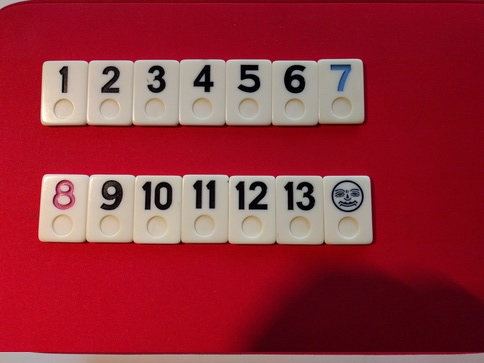
#> input picture examples/all.jpg, 484 x 363 px
$ python Main.py --image examples/all.jpg --mode deck --canon_dir examples   (older library calls are emulated)
#> lines starting #> are read from the running program, lines starting #| are printed output that depends on the picture; after the words box and inside, x2 and y2 are one past the last pixel; in counts of white or black regions, pixels touching at a corner belong together
### DetectTiles.py
import cv2
import numpy as np
import Main

import Preprocess
import DetectDigits
from DetectedDigit import DetectedDigit
from Tile import Tile
from Utils import crop_possible_digit_from_image, TILE_COLORS
import Utils


# [83 lines left out: function _group_digits_in_tiles, not called in this run]


def detect_tiles_in_image(image, canon_img_dir):
    """
    It detects all the tiles in an image and returns them as a list of Tile's.
    canon_img_dir is the directory containing the images of each digit
    (necessary to discard unwanted KNN matches)
    """

    height, width, _ = image.shape

    cv2.destroyAllWindows()

    if Main.show_steps:
        cv2.imshow('0', image)

    img_grayscale, img_thresh = Preprocess.preprocess(image)

    if Main.show_steps:
        cv2.imshow('1a', img_grayscale)
        cv2.imshow('1b', img_thresh)
        cv2.waitKey(0)

    # Find all possible digits in the scene.
    # This function first finds all contours, then only includes contours that
    # could be digits (without comparison to other digits yet)
    list_of_possible_digits = DetectDigits.find_possible_digits(img_thresh)

    if Main.show_steps:
        img_contours = np.zeros((height, width, 3), np.uint8)

        contours = []

        for possible_digit in list_of_possible_digits:
            contours.append(possible_digit.contour)

        cv2.drawContours(img_contours, contours, -1, Utils.SCALAR_WHITE)
        cv2.imshow('2', img_contours)
        cv2.waitKey(0)

    # All digits should be roughly of the same height. Group contours by
    # height.
    possible_digits_by_height = Utils.group_by_height(list_of_possible_digits)

    for k in possible_digits_by_height:
        possible_digits_by_height[k] = (
            DetectDigits.remove_inner_overlapping_digits(
                possible_digits_by_height[k]))


    # We sort the different groups by number of elements because we assume
    # we have identified more digits than non-digits.
    sets_to_try = [v for k,v in possible_digits_by_height.items()]
    sets_to_try.sort(key=len, reverse=True)

    for chosen_set in sets_to_try:
        recognized_digits = DetectDigits.recognize_digits(img_thresh,
                                                          chosen_set)
        if Main.show_steps:
            # Draw contours in white
            img_contours = np.zeros((height, width, 3), np.uint8)
            contours = [digit.contour for digit,_ in recognized_digits]
            cv2.drawContours(img_contours, contours, -1, Utils.SCALAR_WHITE)
            cv2.imshow('3-candidates', img_contours)
            cv2.waitKey(0)

        # KNN chooses the nearest neighbour, which means it won't be able to
        # filter out contours which are actually very far away from their
        # closest neighbour. We now compare each contour with the digit it
        # supposedly represents, and discard it if they are too far apart.
        filtered_digits = DetectDigits.filter_detected_digits(
            recognized_digits, img_thresh, canon_img_dir)

        if Main.show_steps:
            # Draw contours in white
            img_contours = np.zeros((height, width, 3), np.uint8)
            contours = [digit.contour for digit,_ in filtered_digits]
            cv2.drawContours(img_contours, contours, -1, Utils.SCALAR_WHITE)
            img_contours = Utils.draw_contours_in_image(img_contours, [c for c, p in filtered_digits])
            cv2.imshow('3-remaining', img_contours)
            cv2.waitKey(0)

        # We assume we are good to go if we have discarded either less than 3
        # or less than 25% of the original contours
        if ((len(recognized_digits) - len(filtered_digits)) < 3
                or len(filtered_digits) > 0.75 * len(recognized_digits)):
            recognized_digits = filtered_digits
            break

    # Get the color of the detected digits as a list of DetectedDigit's
    detected_digits = Utils.detect_digit_color(recognized_digits, image)

    # Go from individual digits to tiles
    return _group_digits_in_tiles(detected_digits)

### Preprocess.py
import cv2
import numpy as np

# module level variables
GAUSSIAN_SMOOTH_FILTER_SIZE = (5, 5)
ADAPTIVE_THRESH_BLOCK_SIZE = 19
ADAPTIVE_THRESH_WEIGHT = 9


def preprocess(img_original):
    img_gray = cv2.cvtColor(img_original, cv2.COLOR_BGR2GRAY)

    img_max_contrast_gray = maximize_contrast(img_gray)

    height, width = img_gray.shape

    img_blur = np.zeros((height, width, 1), np.uint8)

    img_blur = cv2.GaussianBlur(img_max_contrast_gray,
                                GAUSSIAN_SMOOTH_FILTER_SIZE,
                                0)

    img_thresh = cv2.adaptiveThreshold(
        img_blur,
        255.0,
        cv2.ADAPTIVE_THRESH_GAUSSIAN_C,
        cv2.THRESH_BINARY_INV,
        ADAPTIVE_THRESH_BLOCK_SIZE,
        ADAPTIVE_THRESH_WEIGHT)

    # Orange numbers fail to be recognized in the thresholded image, so we want
    # to apply a mask which keeps only them
    converted = cv2.cvtColor(img_original, cv2.COLOR_BGR2HSV)

    # Define the list of boundaries
    boundaries = [([11, 191, 101], [19, 255, 255]),     #ORANGE
                  ([0, 0, 0], [70, 255, 45]),           # BLACK
                  ([173, 125, 65], [185, 240, 235]),    # PINK
                  ([83, 81, 32], [119, 210, 151]),      # BLUE
                  ]

    for (lower, upper) in boundaries:
        lower = np.array(lower, dtype='uint8')
        upper = np.array(upper, dtype='uint8')

        # Find the colors within the specified boundaries and apply the mask
        mask = cv2.inRange(converted, lower, upper)
        img_thresh = cv2.bitwise_or(img_thresh, mask)

    return img_gray, img_thresh


def maximize_contrast(img_gray):
    height, width = img_gray.shape

    img_top_hat = np.zeros((height, width, 1), np.uint8)
    img_black_hat = np.zeros((height, width, 1), np.uint8)

    structuring_elem = cv2.getStructuringElement(cv2.MORPH_RECT, (3, 3))

    img_top_hat = cv2.morphologyEx(
        img_gray, cv2.MORPH_TOPHAT, structuring_elem)

    img_black_hat = cv2.morphologyEx(
        img_gray, cv2.MORPH_BLACKHAT, structuring_elem)

    img_gray_plus_top_hat = cv2.add(img_gray, img_top_hat)

    img_gray_plus_top_hat_minus_black_hat = cv2.subtract(
        img_gray_plus_top_hat, img_black_hat)

    return img_gray_plus_top_hat_minus_black_hat

### DetectDigits.py
import cv2
import numpy as np
import os
import skimage.measure
from Utils import crop_possible_digit_from_image
import PossibleDigit

import Main
import Preprocess

SIMILARITY_THRESHOLD = 0.18
kNearest = cv2.ml.KNearest_create()

# Conditions a contour must fulfil to be considered a potential digit
MIN_PIXEL_WIDTH = 5
MIN_PIXEL_HEIGHT = 20

MAX_PIXEL_WIDTH = 500
MAX_PIXEL_HEIGHT = 2000

MIN_ASPECT_RATIO = 0.25
MAX_ASPECT_RATIO = 1.1

MIN_PIXEL_AREA = 80

# Other constants
RESIZED_NUM_IMAGE_WIDTH = 20
RESIZED_NUM_IMAGE_HEIGHT = 30

VALUES = ['0', '1', '2', '3', '4', '5', '6', '7', '8', '9', 'j']


def load_and_train_KNN():
    """
    Loads the KNN data and trains KNN.
    The data has been generated by using GenerateData.py
    """
    try:
        classifications = np.loadtxt('classifications.txt', np.float32)
    except:
        print('Error: unable to open classifications.txt, exiting program')
        return False

    try:
        flattened_imgs = np.loadtxt('flattened_images.txt', np.float32)
    except:
        print('Error: unable to open flattened_images.txt, exiting program')
        return False

    # Reshape numpy array to 1d, necessary to pass to call to train
    classifications = classifications.reshape((classifications.size, 1))

    kNearest.setDefaultK(1)

    kNearest.train(flattened_imgs, cv2.ml.ROW_SAMPLE, classifications)

    return True


def find_possible_digits(img_thresh):
    """
    Finds all contours in an image that could potentially be a digit, and
    returns a list of PossibleDigit.
    """
    list_of_possible_digits = []

    img_thresh_copy = img_thresh.copy()

    _, contours, _ = cv2.findContours(
        img_thresh_copy, cv2.RETR_LIST, cv2.CHAIN_APPROX_SIMPLE)

    height, width = img_thresh.shape

    for i in range(0, len(contours)):
        possible_digit = PossibleDigit.PossibleDigit(contours[i])

        if _check_if_possible_digit(possible_digit):
            list_of_possible_digits.append(possible_digit)

    return list_of_possible_digits


def _check_if_possible_digit(digit):
    """
    Rough check on a contour to see if it could be a digit.
    """
    if (MIN_PIXEL_AREA < digit.intBoundingRectArea
            and MIN_PIXEL_WIDTH < digit.intBoundingRectWidth < MAX_PIXEL_WIDTH
            and MIN_PIXEL_HEIGHT < digit.intBoundingRectHeight < MAX_PIXEL_HEIGHT
            and MIN_ASPECT_RATIO < digit.fltAspectRatio < MAX_ASPECT_RATIO):
        # TODO filter numbers which are too rotated!
        return True
    else:
        return False


def remove_inner_overlapping_digits(list_of_digits):
    """
    From a list of PossibleDigit's, it checks if any of them overlap and
    removes the inner ones.
    """
    inner_removed = []

    for i, digit in enumerate(list_of_digits):
        is_inner = False

        for other_digit in list_of_digits:
            if digit == other_digit:
                continue

            x_limits = (
                other_digit.intBoundingRectX,
                other_digit.intBoundingRectX + other_digit.intBoundingRectWidth)

            y_limits = (
                other_digit.intBoundingRectY,
                other_digit.intBoundingRectY + other_digit.intBoundingRectHeight)

            if (x_limits[0] < digit.intCenterX < x_limits[1]
                    and y_limits[0] < digit.intCenterY < y_limits[1]):

                if digit.intBoundingRectArea <= other_digit.intBoundingRectArea:
                    is_inner = True
                    break

        if not is_inner:
            inner_removed.append(digit)

    return inner_removed


def recognize_digits(img_thresh, list_of_digits):
    """
    It returns the closest neighbour for each element in a list of
    PossibleDigit's as a list of (PossibleDigit, digit)
    """

    closest_neighbours = []

    height, width = img_thresh.shape

    img_threshColor = np.zeros((height, width, 3), np.uint8)

    cv2.cvtColor(img_thresh, cv2.COLOR_GRAY2BGR, img_threshColor)

    for current_digit in list_of_digits:
        # Crop the digit out of the threshold image
        img_ROI = crop_possible_digit_from_image(current_digit, img_thresh)

        img_ROI_resized = cv2.resize(
            img_ROI, (RESIZED_NUM_IMAGE_WIDTH, RESIZED_NUM_IMAGE_HEIGHT))

        # Flatten the image to a 1-D array
        npa_ROI_resized = img_ROI_resized.reshape(
            (1, RESIZED_NUM_IMAGE_WIDTH * RESIZED_NUM_IMAGE_HEIGHT))

        # Convert to 1-D array of floats
        npa_ROI_resized = np.float32(npa_ROI_resized)

        # Perform the actual recognition
        _, npaResults, _, _ = kNearest.findNearest(npa_ROI_resized, k=1)

        detected_digit = str(chr(int(npaResults[0][0])))

        closest_neighbours.append((current_digit, detected_digit))

    return closest_neighbours


def filter_detected_digits(detected_digits, img_thresh, canon_img_dir):
    """
    Receives a list of (PossibleDigits, digit) and checks how accurate each
    prediction is. If the prediction is too bad, it removes pair from the list.
    It also fixes common KNN errors (mixing '1' and '7' and '0' and '8')
    """
    result = []
    loaded_canons = {}

    for digit in VALUES:
        digit = str(digit)
        loaded_digit = cv2.imread(os.path.join(canon_img_dir, '%s.png' % digit))

        mask = cv2.inRange(loaded_digit,
                            np.array([0,0,0], dtype='uint8'),
                            np.array([15,15,15], dtype='uint8'))

        loaded_canons[digit] = mask

    for possible_digit, knn in detected_digits:
        img_ROI = crop_possible_digit_from_image(possible_digit, img_thresh)

        img_ROI_resized = cv2.resize(img_ROI, (loaded_canons[knn].shape[1],
                                               loaded_canons[knn].shape[0]))

        similarity = skimage.measure.compare_ssim(loaded_canons[knn],
                                                  img_ROI_resized)

        # There are two pairs of digits that sometimes get mixed ('8' and '0'
        # and '1' and '7'), so we correct any mistakes using correlation
        if knn in ('0', '8', '1', '7'):
            candidate = ('0' if knn == '8' else
                            '8' if knn == '0' else
                                '1' if knn == '7' else '7')
            candidate_img = loaded_canons[candidate]

            img_ROI_resized = cv2.resize(
                img_ROI, (candidate_img.shape[1], candidate_img.shape[0]))

            new_similarity = skimage.measure.compare_ssim(candidate_img,
                                                          img_ROI_resized)
            if new_similarity >= similarity:
                knn = candidate

        if similarity >= SIMILARITY_THRESHOLD:
            result.append((possible_digit, knn))

    return result

### PossibleDigit.py
import cv2
import numpy as np


class PossibleDigit:
    """
    A class containing information on a contour which can possibly be a digit.
    """
    def __init__(self, _contour):
        self.contour = _contour

        self.boundingRect = cv2.boundingRect(self.contour)

        [intX, intY, intWidth, intHeight] = self.boundingRect

        self.intBoundingRectX = intX
        self.intBoundingRectY = intY
        self.intBoundingRectWidth = intWidth
        self.intBoundingRectHeight = intHeight

        self.intBoundingRectArea = (
            self.intBoundingRectWidth * self.intBoundingRectHeight)

        self.intCenterX = (self.intBoundingRectX
                           + self.intBoundingRectX
                           + self.intBoundingRectWidth) / 2

        self.intCenterY = (self.intBoundingRectY
                           + self.intBoundingRectY
                           + self.intBoundingRectHeight) / 2

        self.fltAspectRatio = (float(self.intBoundingRectWidth)
                               / float(self.intBoundingRectHeight))

### Utils.py
import cv2
import numpy as np
import PossibleDigit
from DetectedDigit import DetectedDigit

# Possible colors to find in a tile (BGR!)
TILE_COLORS = {'ORANGE': ([11, 191, 101], [19, 255, 255]),
               'BLACK': ([0, 0, 0], [70, 255, 45]),
               'PINK': ([173, 125, 65], [185, 240, 235]),
               'BLUE': ([83, 81, 32], [119, 210, 151]),
               }

SCALAR_WHITE = (255.0, 255.0, 255.0)
SCALAR_GREEN = (0.0, 255.0, 0.0)


# [16 lines left out: function draw_contours_in_image, not called in this run]


def group_by_height(list_of_possible_digits):
    """
    It takes a list of PossibleDigit's and groups them by height. Since each
    group of heights has some tolerance, it is possible for a PossibleDigit to
    be in two groups at the same time.
    """
    height_digits = {}

    for digit in list_of_possible_digits:
        margins = (digit.intBoundingRectHeight*0.78,
                   digit.intBoundingRectHeight*1.22)
        appended_to_group = False
        for height, items in height_digits.items():
            if margins[0] < height < margins[1]:
                items.append(digit)
                appended_to_group = True

        if not appended_to_group:
            height_digits[digit.intBoundingRectHeight] = [digit]

    return height_digits


# [31 lines left out: functions _get_digit_color, detect_digit_color, not called in this run]


def crop_possible_digit_from_image(possible_digit, image):
    """
    Crops the contour of possible_digit from image and returns it.
    """
    y_min = possible_digit.intBoundingRectY
    y_max = y_min + possible_digit.intBoundingRectHeight
    x_min = possible_digit.intBoundingRectX
    x_max = x_min + possible_digit.intBoundingRectWidth
    return image[y_min : y_max, x_min : x_max]

### Main.py
# import the necessary packages
import imutils
import argparse
import cv2
import DetectTiles
import DetectDigits
import ResultGenerator

show_steps = False


# [40 lines left out: function main, not called in this run]


if __name__ == '__main__':
    main()
#> in main, image is the input picture: shape (363, 484, 3); mean B, G, R 57.1, 46.4, 148.7
#> in preprocess, `img_gray = cv2.cvtColor(img_original, cv2.COLOR_BGR2GRAY)`:
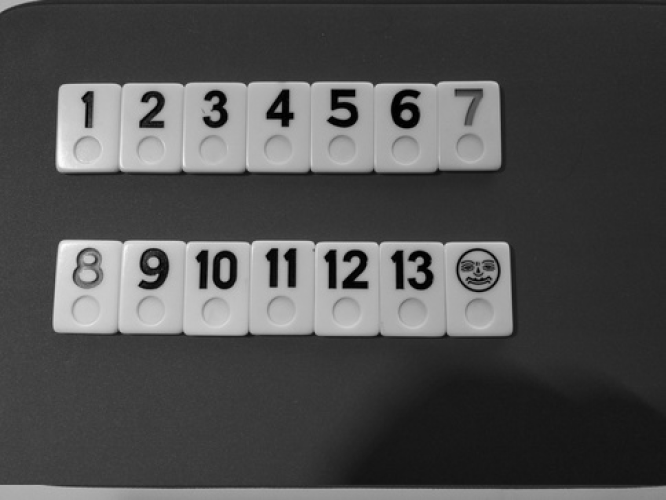
#> img_gray: shape (500, 666); min 0, max 254, mean 78.1
#> in maximize_contrast, `img_black_hat = cv2.morphologyEx( img_gray, cv2.MORPH_BLACKHAT, struct..`:
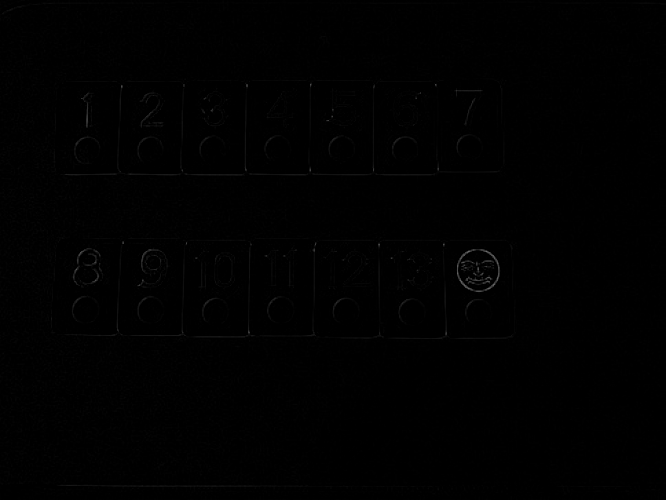
#> img_black_hat: shape (500, 666); min 0, max 110, mean 0.8
#> in preprocess, `img_thresh = cv2.adaptiveThreshold( img_blur, 255.0, cv2.ADAPTIVE_THRE..`:
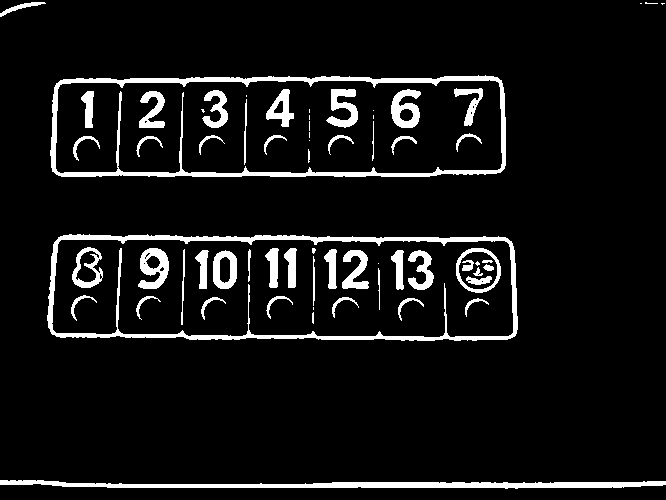
#> img_thresh: shape (500, 666); 7.6% white; 65 white regions (16 under 20 px), largest, box (x1, y1, x2, y2) and area: (47, 234, 518, 341) 5370, (50, 75, 506, 177) 5342, (0, 480, 666, 489) 3288
#> in preprocess, `converted = cv2.cvtColor(img_original, cv2.COLOR_BGR2HSV)`: converted: shape (500, 666, 3); mean H, S, V 136.7, 189.3, 148.9
#> after the loop in preprocess, `for (lower, upper) in boundaries:`:
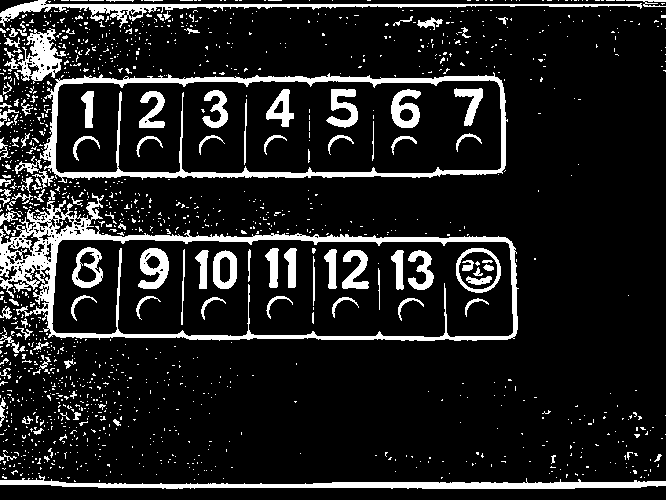
#> img_thresh: shape (500, 666); 12.7% white; 1447 white regions (1329 under 20 px)
#> in find_possible_digits, `_, contours, _ = cv2.findContours( img_thresh_copy, cv2.RETR_LIST, cv2..`: contours = 1653 contours, 1544 with area under 20; largest, box (x1, y1, x2, y2) and area: (0, 190, 519, 341) 51665, (40, 72, 508, 183) 44690, (51, 239, 514, 338) 43014, (55, 79, 502, 174) 39862, (0, 475, 666, 489) 2899
#> the loop in find_possible_digits, `for i in range(0, len(contours)):` made 1653 passes
#> the loop in group_by_height, `for digit in list_of_possible_digits:` made 28 passes
#> the loop in detect_tiles_in_image, `for k in possible_digits_by_height:` made 3 passes
#> k on passes 1 to 3: 26, 39, 21
#> the loop in recognize_digits, `for current_digit in list_of_digits:` made 18 passes
#> pass 1, in recognize_digits, `img_ROI_resized = cv2.resize( img_ROI, (RESIZED_NUM_IMAGE_WIDTH, RESIZ..`:
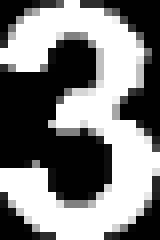
#> img_ROI_resized: shape (30, 20) (shown 8 times larger); min 0, max 255, mean 126.4
#> pass 2, in recognize_digits, `img_ROI_resized = cv2.resize( img_ROI, (RESIZED_NUM_IMAGE_WIDTH, RESIZ..`:
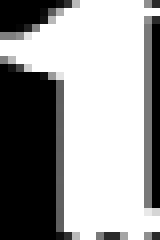
#> img_ROI_resized: shape (30, 20) (shown 8 times larger); min 0, max 255, mean 155.7
#> after the loop in recognize_digits, `for current_digit in list_of_digits:`:
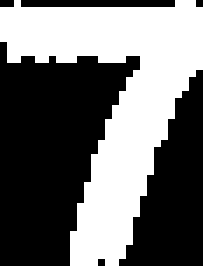
#> img_ROI: shape (38, 29) (shown 7 times larger); 43.1% white; 1 white region, box (x1, y1, x2, y2) and area: (0, 0, 29, 38) 475
#> (the run stopped early here; a loop or call above may not have finished)
